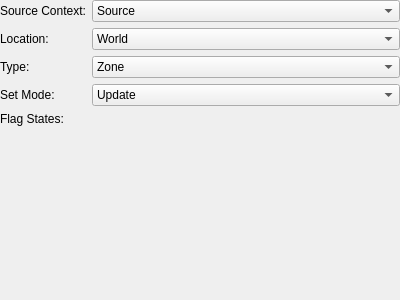
<?xml version="1.0" encoding="UTF-8"?>
<ui version="4.0">
 <class>ActionUpdateZoneFlags</class>
 <widget class="QWidget" name="ActionUpdateZoneFlags">
  <property name="geometry">
   <rect>
    <x>0</x>
    <y>0</y>
    <width>400</width>
    <height>300</height>
   </rect>
  </property>
  <layout class="QVBoxLayout" name="verticalLayout">
   <property name="leftMargin">
    <number>0</number>
   </property>
   <property name="topMargin">
    <number>0</number>
   </property>
   <property name="rightMargin">
    <number>0</number>
   </property>
   <property name="bottomMargin">
    <number>0</number>
   </property>
   <item>
    <layout class="QFormLayout" name="formLayout">
     <property name="fieldGrowthPolicy">
      <enum>QFormLayout::AllNonFixedFieldsGrow</enum>
     </property>
     <item row="0" column="0">
      <widget class="QLabel" name="lblSourceContext">
       <property name="text">
        <string>Source Context:</string>
       </property>
      </widget>
     </item>
     <item row="0" column="1">
      <widget class="QComboBox" name="sourceContext">
       <item>
        <property name="text">
         <string>Source</string>
        </property>
       </item>
       <item>
        <property name="text">
         <string>Party</string>
        </property>
       </item>
       <item>
        <property name="text">
         <string>All</string>
        </property>
       </item>
      </widget>
     </item>
     <item row="1" column="0">
      <widget class="QLabel" name="lblLocation">
       <property name="text">
        <string>Location:</string>
       </property>
      </widget>
     </item>
     <item row="1" column="1">
      <widget class="QComboBox" name="location">
       <item>
        <property name="text">
         <string>World</string>
        </property>
       </item>
       <item>
        <property name="text">
         <string>Channel</string>
        </property>
       </item>
       <item>
        <property name="text">
         <string>Instance</string>
        </property>
       </item>
       <item>
        <property name="text">
         <string>Zone</string>
        </property>
       </item>
      </widget>
     </item>
     <item row="2" column="0">
      <widget class="QLabel" name="lblType">
       <property name="text">
        <string>Type:</string>
       </property>
      </widget>
     </item>
     <item row="3" column="0">
      <widget class="QLabel" name="lblSetMode">
       <property name="text">
        <string>Set Mode:</string>
       </property>
      </widget>
     </item>
     <item row="3" column="1">
      <widget class="QComboBox" name="setMode">
       <item>
        <property name="text">
         <string>Update</string>
        </property>
       </item>
       <item>
        <property name="text">
         <string>Increment</string>
        </property>
       </item>
       <item>
        <property name="text">
         <string>Decrement</string>
        </property>
       </item>
      </widget>
     </item>
     <item row="4" column="0">
      <widget class="QLabel" name="lblFlagStates">
       <property name="text">
        <string>Flag States:</string>
       </property>
      </widget>
     </item>
     <item row="4" column="1">
      <widget class="ActionMap" name="flagStates" native="true"/>
     </item>
     <item row="2" column="1">
      <widget class="QComboBox" name="type">
       <item>
        <property name="text">
         <string>Zone</string>
        </property>
       </item>
       <item>
        <property name="text">
         <string>Zone Character</string>
        </property>
       </item>
       <item>
        <property name="text">
         <string>Zone Instance</string>
        </property>
       </item>
       <item>
        <property name="text">
         <string>Zone Instance Character</string>
        </property>
       </item>
       <item>
        <property name="text">
         <string>Tokusei</string>
        </property>
       </item>
       <item>
        <property name="text">
         <string>Partner Tokusei</string>
        </property>
       </item>
      </widget>
     </item>
    </layout>
   </item>
  </layout>
 </widget>
 <customwidgets>
  <customwidget>
   <class>ActionMap</class>
   <extends>QWidget</extends>
   <header>ActionMap.h</header>
   <container>1</container>
  </customwidget>
 </customwidgets>
 <resources/>
 <connections/>
</ui>
